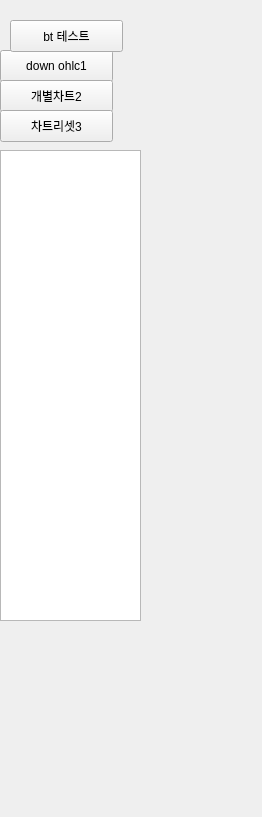
<?xml version="1.0" encoding="UTF-8"?>
<ui version="4.0">
 <class>Form</class>
 <widget class="QWidget" name="Form">
  <property name="geometry">
   <rect>
    <x>0</x>
    <y>0</y>
    <width>262</width>
    <height>817</height>
   </rect>
  </property>
  <property name="windowTitle">
   <string>Form</string>
  </property>
  <widget class="QWidget" name="horizontalLayoutWidget">
   <property name="geometry">
    <rect>
     <x>150</x>
     <y>20</y>
     <width>91</width>
     <height>721</height>
    </rect>
   </property>
   <layout class="QHBoxLayout" name="horizontalLayout"/>
  </widget>
  <widget class="QPushButton" name="pushButton_1">
   <property name="geometry">
    <rect>
     <x>0</x>
     <y>50</y>
     <width>113</width>
     <height>32</height>
    </rect>
   </property>
   <property name="text">
    <string>down ohlc1</string>
   </property>
  </widget>
  <widget class="QListWidget" name="listWidget">
   <property name="geometry">
    <rect>
     <x>0</x>
     <y>150</y>
     <width>141</width>
     <height>471</height>
    </rect>
   </property>
  </widget>
  <widget class="QPushButton" name="pushButton_2">
   <property name="geometry">
    <rect>
     <x>0</x>
     <y>80</y>
     <width>113</width>
     <height>32</height>
    </rect>
   </property>
   <property name="text">
    <string>개별차트2</string>
   </property>
  </widget>
  <widget class="QPushButton" name="pushButton_3">
   <property name="geometry">
    <rect>
     <x>0</x>
     <y>110</y>
     <width>113</width>
     <height>32</height>
    </rect>
   </property>
   <property name="text">
    <string>차트리셋3</string>
   </property>
  </widget>
  <widget class="QPushButton" name="pushButton_0">
   <property name="geometry">
    <rect>
     <x>10</x>
     <y>20</y>
     <width>113</width>
     <height>32</height>
    </rect>
   </property>
   <property name="text">
    <string>bt 테스트</string>
   </property>
  </widget>
 </widget>
 <resources/>
 <connections/>
</ui>
